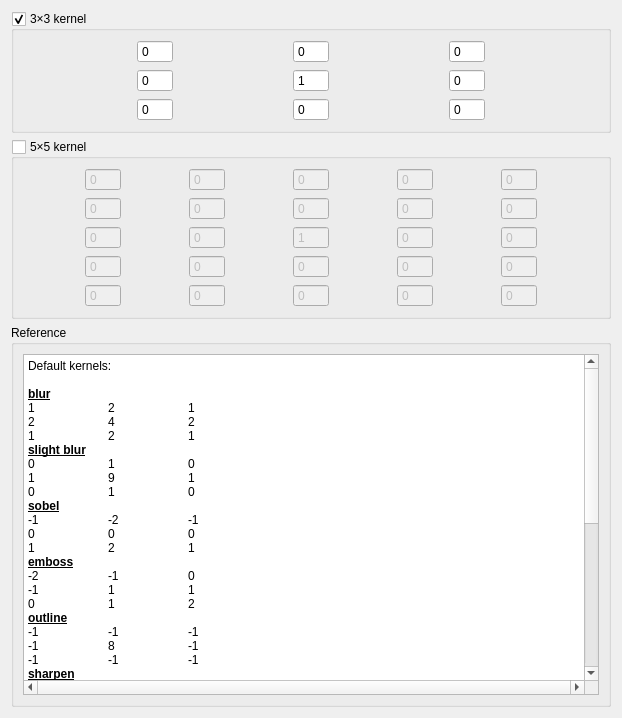
<?xml version="1.0" encoding="UTF-8"?>
<ui version="4.0">
 <class>AdvancedConv</class>
 <widget class="QWidget" name="AdvancedConv">
  <property name="geometry">
   <rect>
    <x>0</x>
    <y>0</y>
    <width>618</width>
    <height>718</height>
   </rect>
  </property>
  <property name="windowTitle">
   <string>Advanced Convolution</string>
  </property>
  <property name="windowIcon">
   <iconset resource="logo.qrc">
    <normaloff>:/menuIcon/data/sea-lion-1.png</normaloff>:/menuIcon/data/sea-lion-1.png</iconset>
  </property>
  <layout class="QGridLayout" name="gridLayout_4">
   <item row="0" column="0">
    <widget class="QGroupBox" name="groupBox_33">
     <property name="minimumSize">
      <size>
       <width>600</width>
       <height>0</height>
      </size>
     </property>
     <property name="title">
      <string>3×3 kernel</string>
     </property>
     <property name="checkable">
      <bool>true</bool>
     </property>
     <layout class="QGridLayout" name="gridLayout">
      <item row="0" column="0">
       <widget class="QSpinBox" name="spinBox_00_33">
        <property name="maximumSize">
         <size>
          <width>36</width>
          <height>16777215</height>
         </size>
        </property>
        <property name="buttonSymbols">
         <enum>QAbstractSpinBox::NoButtons</enum>
        </property>
        <property name="minimum">
         <number>-99</number>
        </property>
       </widget>
      </item>
      <item row="0" column="1">
       <widget class="QSpinBox" name="spinBox_01_33">
        <property name="maximumSize">
         <size>
          <width>36</width>
          <height>16777215</height>
         </size>
        </property>
        <property name="buttonSymbols">
         <enum>QAbstractSpinBox::NoButtons</enum>
        </property>
        <property name="minimum">
         <number>-99</number>
        </property>
       </widget>
      </item>
      <item row="0" column="2">
       <widget class="QSpinBox" name="spinBox_02_33">
        <property name="maximumSize">
         <size>
          <width>36</width>
          <height>16777215</height>
         </size>
        </property>
        <property name="buttonSymbols">
         <enum>QAbstractSpinBox::NoButtons</enum>
        </property>
        <property name="minimum">
         <number>-99</number>
        </property>
       </widget>
      </item>
      <item row="1" column="0">
       <widget class="QSpinBox" name="spinBox_10_33">
        <property name="maximumSize">
         <size>
          <width>36</width>
          <height>16777215</height>
         </size>
        </property>
        <property name="buttonSymbols">
         <enum>QAbstractSpinBox::NoButtons</enum>
        </property>
        <property name="minimum">
         <number>-99</number>
        </property>
       </widget>
      </item>
      <item row="1" column="1">
       <widget class="QSpinBox" name="spinBox_11_33">
        <property name="maximumSize">
         <size>
          <width>36</width>
          <height>16777215</height>
         </size>
        </property>
        <property name="buttonSymbols">
         <enum>QAbstractSpinBox::NoButtons</enum>
        </property>
        <property name="minimum">
         <number>-99</number>
        </property>
        <property name="value">
         <number>1</number>
        </property>
       </widget>
      </item>
      <item row="1" column="2">
       <widget class="QSpinBox" name="spinBox_12_33">
        <property name="maximumSize">
         <size>
          <width>36</width>
          <height>16777215</height>
         </size>
        </property>
        <property name="buttonSymbols">
         <enum>QAbstractSpinBox::NoButtons</enum>
        </property>
        <property name="minimum">
         <number>-99</number>
        </property>
       </widget>
      </item>
      <item row="2" column="0">
       <widget class="QSpinBox" name="spinBox_20_33">
        <property name="maximumSize">
         <size>
          <width>36</width>
          <height>16777215</height>
         </size>
        </property>
        <property name="buttonSymbols">
         <enum>QAbstractSpinBox::NoButtons</enum>
        </property>
        <property name="minimum">
         <number>-99</number>
        </property>
       </widget>
      </item>
      <item row="2" column="1">
       <widget class="QSpinBox" name="spinBox_21_33">
        <property name="maximumSize">
         <size>
          <width>36</width>
          <height>16777215</height>
         </size>
        </property>
        <property name="buttonSymbols">
         <enum>QAbstractSpinBox::NoButtons</enum>
        </property>
        <property name="minimum">
         <number>-99</number>
        </property>
       </widget>
      </item>
      <item row="2" column="2">
       <widget class="QSpinBox" name="spinBox_22_33">
        <property name="maximumSize">
         <size>
          <width>36</width>
          <height>16777215</height>
         </size>
        </property>
        <property name="buttonSymbols">
         <enum>QAbstractSpinBox::NoButtons</enum>
        </property>
        <property name="minimum">
         <number>-99</number>
        </property>
       </widget>
      </item>
     </layout>
    </widget>
   </item>
   <item row="1" column="0">
    <widget class="QGroupBox" name="groupBox_55">
     <property name="minimumSize">
      <size>
       <width>600</width>
       <height>0</height>
      </size>
     </property>
     <property name="title">
      <string>5×5 kernel</string>
     </property>
     <property name="checkable">
      <bool>true</bool>
     </property>
     <property name="checked">
      <bool>false</bool>
     </property>
     <layout class="QGridLayout" name="gridLayout_2">
      <item row="0" column="0">
       <widget class="QSpinBox" name="spinBox_00_55">
        <property name="maximumSize">
         <size>
          <width>36</width>
          <height>16777215</height>
         </size>
        </property>
        <property name="buttonSymbols">
         <enum>QAbstractSpinBox::NoButtons</enum>
        </property>
        <property name="minimum">
         <number>-99</number>
        </property>
       </widget>
      </item>
      <item row="0" column="1">
       <widget class="QSpinBox" name="spinBox_01_55">
        <property name="maximumSize">
         <size>
          <width>36</width>
          <height>16777215</height>
         </size>
        </property>
        <property name="buttonSymbols">
         <enum>QAbstractSpinBox::NoButtons</enum>
        </property>
        <property name="minimum">
         <number>-99</number>
        </property>
       </widget>
      </item>
      <item row="0" column="2">
       <widget class="QSpinBox" name="spinBox_02_55">
        <property name="maximumSize">
         <size>
          <width>36</width>
          <height>16777215</height>
         </size>
        </property>
        <property name="buttonSymbols">
         <enum>QAbstractSpinBox::NoButtons</enum>
        </property>
        <property name="minimum">
         <number>-99</number>
        </property>
       </widget>
      </item>
      <item row="0" column="3">
       <widget class="QSpinBox" name="spinBox_03_55">
        <property name="maximumSize">
         <size>
          <width>36</width>
          <height>16777215</height>
         </size>
        </property>
        <property name="buttonSymbols">
         <enum>QAbstractSpinBox::NoButtons</enum>
        </property>
        <property name="minimum">
         <number>-99</number>
        </property>
       </widget>
      </item>
      <item row="0" column="4">
       <widget class="QSpinBox" name="spinBox_04_55">
        <property name="maximumSize">
         <size>
          <width>36</width>
          <height>16777215</height>
         </size>
        </property>
        <property name="buttonSymbols">
         <enum>QAbstractSpinBox::NoButtons</enum>
        </property>
        <property name="minimum">
         <number>-99</number>
        </property>
       </widget>
      </item>
      <item row="1" column="0">
       <widget class="QSpinBox" name="spinBox_10_55">
        <property name="maximumSize">
         <size>
          <width>36</width>
          <height>16777215</height>
         </size>
        </property>
        <property name="buttonSymbols">
         <enum>QAbstractSpinBox::NoButtons</enum>
        </property>
        <property name="minimum">
         <number>-99</number>
        </property>
       </widget>
      </item>
      <item row="1" column="1">
       <widget class="QSpinBox" name="spinBox_11_55">
        <property name="maximumSize">
         <size>
          <width>36</width>
          <height>16777215</height>
         </size>
        </property>
        <property name="buttonSymbols">
         <enum>QAbstractSpinBox::NoButtons</enum>
        </property>
        <property name="minimum">
         <number>-99</number>
        </property>
       </widget>
      </item>
      <item row="1" column="2">
       <widget class="QSpinBox" name="spinBox_12_55">
        <property name="maximumSize">
         <size>
          <width>36</width>
          <height>16777215</height>
         </size>
        </property>
        <property name="buttonSymbols">
         <enum>QAbstractSpinBox::NoButtons</enum>
        </property>
        <property name="minimum">
         <number>-99</number>
        </property>
       </widget>
      </item>
      <item row="1" column="3">
       <widget class="QSpinBox" name="spinBox_13_55">
        <property name="maximumSize">
         <size>
          <width>36</width>
          <height>16777215</height>
         </size>
        </property>
        <property name="buttonSymbols">
         <enum>QAbstractSpinBox::NoButtons</enum>
        </property>
        <property name="minimum">
         <number>-99</number>
        </property>
       </widget>
      </item>
      <item row="1" column="4">
       <widget class="QSpinBox" name="spinBox_14_55">
        <property name="maximumSize">
         <size>
          <width>36</width>
          <height>16777215</height>
         </size>
        </property>
        <property name="buttonSymbols">
         <enum>QAbstractSpinBox::NoButtons</enum>
        </property>
        <property name="minimum">
         <number>-99</number>
        </property>
       </widget>
      </item>
      <item row="2" column="0">
       <widget class="QSpinBox" name="spinBox_20_55">
        <property name="maximumSize">
         <size>
          <width>36</width>
          <height>16777215</height>
         </size>
        </property>
        <property name="buttonSymbols">
         <enum>QAbstractSpinBox::NoButtons</enum>
        </property>
        <property name="minimum">
         <number>-99</number>
        </property>
       </widget>
      </item>
      <item row="2" column="1">
       <widget class="QSpinBox" name="spinBox_21_55">
        <property name="maximumSize">
         <size>
          <width>36</width>
          <height>16777215</height>
         </size>
        </property>
        <property name="buttonSymbols">
         <enum>QAbstractSpinBox::NoButtons</enum>
        </property>
        <property name="minimum">
         <number>-99</number>
        </property>
       </widget>
      </item>
      <item row="2" column="2">
       <widget class="QSpinBox" name="spinBox_22_55">
        <property name="maximumSize">
         <size>
          <width>36</width>
          <height>16777215</height>
         </size>
        </property>
        <property name="buttonSymbols">
         <enum>QAbstractSpinBox::NoButtons</enum>
        </property>
        <property name="minimum">
         <number>-99</number>
        </property>
        <property name="value">
         <number>1</number>
        </property>
       </widget>
      </item>
      <item row="2" column="3">
       <widget class="QSpinBox" name="spinBox_23_55">
        <property name="maximumSize">
         <size>
          <width>36</width>
          <height>16777215</height>
         </size>
        </property>
        <property name="buttonSymbols">
         <enum>QAbstractSpinBox::NoButtons</enum>
        </property>
        <property name="minimum">
         <number>-99</number>
        </property>
       </widget>
      </item>
      <item row="2" column="4">
       <widget class="QSpinBox" name="spinBox_24_55">
        <property name="maximumSize">
         <size>
          <width>36</width>
          <height>16777215</height>
         </size>
        </property>
        <property name="buttonSymbols">
         <enum>QAbstractSpinBox::NoButtons</enum>
        </property>
        <property name="minimum">
         <number>-99</number>
        </property>
       </widget>
      </item>
      <item row="3" column="0">
       <widget class="QSpinBox" name="spinBox_30_55">
        <property name="maximumSize">
         <size>
          <width>36</width>
          <height>16777215</height>
         </size>
        </property>
        <property name="buttonSymbols">
         <enum>QAbstractSpinBox::NoButtons</enum>
        </property>
        <property name="minimum">
         <number>-99</number>
        </property>
       </widget>
      </item>
      <item row="3" column="1">
       <widget class="QSpinBox" name="spinBox_31_55">
        <property name="maximumSize">
         <size>
          <width>36</width>
          <height>16777215</height>
         </size>
        </property>
        <property name="buttonSymbols">
         <enum>QAbstractSpinBox::NoButtons</enum>
        </property>
        <property name="minimum">
         <number>-99</number>
        </property>
       </widget>
      </item>
      <item row="3" column="2">
       <widget class="QSpinBox" name="spinBox_32_55">
        <property name="maximumSize">
         <size>
          <width>36</width>
          <height>16777215</height>
         </size>
        </property>
        <property name="buttonSymbols">
         <enum>QAbstractSpinBox::NoButtons</enum>
        </property>
        <property name="minimum">
         <number>-99</number>
        </property>
       </widget>
      </item>
      <item row="3" column="3">
       <widget class="QSpinBox" name="spinBox_33_55">
        <property name="maximumSize">
         <size>
          <width>36</width>
          <height>16777215</height>
         </size>
        </property>
        <property name="buttonSymbols">
         <enum>QAbstractSpinBox::NoButtons</enum>
        </property>
        <property name="minimum">
         <number>-99</number>
        </property>
       </widget>
      </item>
      <item row="3" column="4">
       <widget class="QSpinBox" name="spinBox_34_55">
        <property name="maximumSize">
         <size>
          <width>36</width>
          <height>16777215</height>
         </size>
        </property>
        <property name="buttonSymbols">
         <enum>QAbstractSpinBox::NoButtons</enum>
        </property>
        <property name="minimum">
         <number>-99</number>
        </property>
       </widget>
      </item>
      <item row="4" column="0">
       <widget class="QSpinBox" name="spinBox_40_55">
        <property name="maximumSize">
         <size>
          <width>36</width>
          <height>16777215</height>
         </size>
        </property>
        <property name="buttonSymbols">
         <enum>QAbstractSpinBox::NoButtons</enum>
        </property>
        <property name="minimum">
         <number>-99</number>
        </property>
       </widget>
      </item>
      <item row="4" column="1">
       <widget class="QSpinBox" name="spinBox_41_55">
        <property name="maximumSize">
         <size>
          <width>36</width>
          <height>16777215</height>
         </size>
        </property>
        <property name="buttonSymbols">
         <enum>QAbstractSpinBox::NoButtons</enum>
        </property>
        <property name="minimum">
         <number>-99</number>
        </property>
       </widget>
      </item>
      <item row="4" column="2">
       <widget class="QSpinBox" name="spinBox_42_55">
        <property name="maximumSize">
         <size>
          <width>36</width>
          <height>16777215</height>
         </size>
        </property>
        <property name="buttonSymbols">
         <enum>QAbstractSpinBox::NoButtons</enum>
        </property>
        <property name="minimum">
         <number>-99</number>
        </property>
       </widget>
      </item>
      <item row="4" column="3">
       <widget class="QSpinBox" name="spinBox_43_55">
        <property name="maximumSize">
         <size>
          <width>36</width>
          <height>16777215</height>
         </size>
        </property>
        <property name="buttonSymbols">
         <enum>QAbstractSpinBox::NoButtons</enum>
        </property>
        <property name="minimum">
         <number>-99</number>
        </property>
       </widget>
      </item>
      <item row="4" column="4">
       <widget class="QSpinBox" name="spinBox_44_55">
        <property name="maximumSize">
         <size>
          <width>36</width>
          <height>16777215</height>
         </size>
        </property>
        <property name="buttonSymbols">
         <enum>QAbstractSpinBox::NoButtons</enum>
        </property>
        <property name="minimum">
         <number>-99</number>
        </property>
       </widget>
      </item>
     </layout>
    </widget>
   </item>
   <item row="2" column="0">
    <widget class="QGroupBox" name="groupBox_3">
     <property name="minimumSize">
      <size>
       <width>600</width>
       <height>0</height>
      </size>
     </property>
     <property name="title">
      <string>Reference</string>
     </property>
     <layout class="QGridLayout" name="gridLayout_3">
      <item row="0" column="0">
       <widget class="QTextBrowser" name="textBrowser">
        <property name="verticalScrollBarPolicy">
         <enum>Qt::ScrollBarAsNeeded</enum>
        </property>
        <property name="horizontalScrollBarPolicy">
         <enum>Qt::ScrollBarAlwaysOn</enum>
        </property>
        <property name="sizeAdjustPolicy">
         <enum>QAbstractScrollArea::AdjustToContentsOnFirstShow</enum>
        </property>
        <property name="html">
         <string>&lt;!DOCTYPE HTML PUBLIC &quot;-//W3C//DTD HTML 4.0//EN&quot; &quot;http://www.w3.org/TR/REC-html40/strict.dtd&quot;&gt;
&lt;html&gt;&lt;head&gt;&lt;meta name=&quot;qrichtext&quot; content=&quot;1&quot; /&gt;&lt;style type=&quot;text/css&quot;&gt;
p, li { white-space: pre-wrap; }
&lt;/style&gt;&lt;/head&gt;&lt;body style=&quot; font-family:'MS Shell Dlg 2'; font-size:10.125pt; font-weight:400; font-style:normal;&quot;&gt;
&lt;p style=&quot; margin-top:0px; margin-bottom:0px; margin-left:0px; margin-right:0px; -qt-block-indent:0; text-indent:0px;&quot;&gt;&lt;span style=&quot; font-family:'SimSun'; font-size:9pt;&quot;&gt;Default kernels:&lt;/span&gt;&lt;/p&gt;
&lt;p style=&quot;-qt-paragraph-type:empty; margin-top:0px; margin-bottom:0px; margin-left:0px; margin-right:0px; -qt-block-indent:0; text-indent:0px; font-family:'SimSun'; font-size:9pt;&quot;&gt;&lt;br /&gt;&lt;/p&gt;
&lt;p style=&quot; margin-top:0px; margin-bottom:0px; margin-left:0px; margin-right:0px; -qt-block-indent:0; text-indent:0px;&quot;&gt;&lt;span style=&quot; font-family:'SimSun'; font-size:9pt; font-weight:600; text-decoration: underline;&quot;&gt;blur&lt;/span&gt;&lt;/p&gt;
&lt;p style=&quot; margin-top:0px; margin-bottom:0px; margin-left:0px; margin-right:0px; -qt-block-indent:0; text-indent:0px;&quot;&gt;&lt;span style=&quot; font-family:'SimSun'; font-size:9pt;&quot;&gt;1	2	1&lt;/span&gt;&lt;/p&gt;
&lt;p style=&quot; margin-top:0px; margin-bottom:0px; margin-left:0px; margin-right:0px; -qt-block-indent:0; text-indent:0px;&quot;&gt;&lt;span style=&quot; font-family:'SimSun'; font-size:9pt;&quot;&gt;2	4	2&lt;/span&gt;&lt;/p&gt;
&lt;p style=&quot; margin-top:0px; margin-bottom:0px; margin-left:0px; margin-right:0px; -qt-block-indent:0; text-indent:0px;&quot;&gt;&lt;span style=&quot; font-family:'SimSun'; font-size:9pt;&quot;&gt;1	2	1&lt;/span&gt;&lt;/p&gt;
&lt;p style=&quot; margin-top:0px; margin-bottom:0px; margin-left:0px; margin-right:0px; -qt-block-indent:0; text-indent:0px;&quot;&gt;&lt;span style=&quot; font-family:'SimSun'; font-size:9pt; font-weight:600; text-decoration: underline;&quot;&gt;slight blur&lt;/span&gt;&lt;/p&gt;
&lt;p style=&quot; margin-top:0px; margin-bottom:0px; margin-left:0px; margin-right:0px; -qt-block-indent:0; text-indent:0px;&quot;&gt;&lt;span style=&quot; font-family:'SimSun'; font-size:9pt;&quot;&gt;0	1	0&lt;/span&gt;&lt;/p&gt;
&lt;p style=&quot; margin-top:0px; margin-bottom:0px; margin-left:0px; margin-right:0px; -qt-block-indent:0; text-indent:0px;&quot;&gt;&lt;span style=&quot; font-family:'SimSun'; font-size:9pt;&quot;&gt;1	9	1&lt;/span&gt;&lt;/p&gt;
&lt;p style=&quot; margin-top:0px; margin-bottom:0px; margin-left:0px; margin-right:0px; -qt-block-indent:0; text-indent:0px;&quot;&gt;&lt;span style=&quot; font-family:'SimSun'; font-size:9pt;&quot;&gt;0	1	0&lt;/span&gt;&lt;/p&gt;
&lt;p style=&quot; margin-top:0px; margin-bottom:0px; margin-left:0px; margin-right:0px; -qt-block-indent:0; text-indent:0px;&quot;&gt;&lt;span style=&quot; font-family:'SimSun'; font-size:9pt; font-weight:600; text-decoration: underline;&quot;&gt;sobel&lt;/span&gt;&lt;/p&gt;
&lt;p style=&quot; margin-top:0px; margin-bottom:0px; margin-left:0px; margin-right:0px; -qt-block-indent:0; text-indent:0px;&quot;&gt;&lt;span style=&quot; font-family:'SimSun'; font-size:9pt;&quot;&gt;-1	-2	-1&lt;/span&gt;&lt;/p&gt;
&lt;p style=&quot; margin-top:0px; margin-bottom:0px; margin-left:0px; margin-right:0px; -qt-block-indent:0; text-indent:0px;&quot;&gt;&lt;span style=&quot; font-family:'SimSun'; font-size:9pt;&quot;&gt;0	0	0&lt;/span&gt;&lt;/p&gt;
&lt;p style=&quot; margin-top:0px; margin-bottom:0px; margin-left:0px; margin-right:0px; -qt-block-indent:0; text-indent:0px;&quot;&gt;&lt;span style=&quot; font-family:'SimSun'; font-size:9pt;&quot;&gt;1	2	1&lt;/span&gt;&lt;/p&gt;
&lt;p style=&quot; margin-top:0px; margin-bottom:0px; margin-left:0px; margin-right:0px; -qt-block-indent:0; text-indent:0px;&quot;&gt;&lt;span style=&quot; font-family:'SimSun'; font-size:9pt; font-weight:600; text-decoration: underline;&quot;&gt;emboss&lt;/span&gt;&lt;/p&gt;
&lt;p style=&quot; margin-top:0px; margin-bottom:0px; margin-left:0px; margin-right:0px; -qt-block-indent:0; text-indent:0px;&quot;&gt;&lt;span style=&quot; font-family:'SimSun'; font-size:9pt;&quot;&gt;-2	-1	0&lt;/span&gt;&lt;/p&gt;
&lt;p style=&quot; margin-top:0px; margin-bottom:0px; margin-left:0px; margin-right:0px; -qt-block-indent:0; text-indent:0px;&quot;&gt;&lt;span style=&quot; font-family:'SimSun'; font-size:9pt;&quot;&gt;-1	1	1&lt;/span&gt;&lt;/p&gt;
&lt;p style=&quot; margin-top:0px; margin-bottom:0px; margin-left:0px; margin-right:0px; -qt-block-indent:0; text-indent:0px;&quot;&gt;&lt;span style=&quot; font-family:'SimSun'; font-size:9pt;&quot;&gt;0	1	2&lt;/span&gt;&lt;/p&gt;
&lt;p style=&quot; margin-top:0px; margin-bottom:0px; margin-left:0px; margin-right:0px; -qt-block-indent:0; text-indent:0px;&quot;&gt;&lt;span style=&quot; font-family:'SimSun'; font-size:9pt; font-weight:600; text-decoration: underline;&quot;&gt;outline&lt;/span&gt;&lt;/p&gt;
&lt;p style=&quot; margin-top:0px; margin-bottom:0px; margin-left:0px; margin-right:0px; -qt-block-indent:0; text-indent:0px;&quot;&gt;&lt;span style=&quot; font-family:'SimSun'; font-size:9pt;&quot;&gt;-1	-1	-1&lt;/span&gt;&lt;/p&gt;
&lt;p style=&quot; margin-top:0px; margin-bottom:0px; margin-left:0px; margin-right:0px; -qt-block-indent:0; text-indent:0px;&quot;&gt;&lt;span style=&quot; font-family:'SimSun'; font-size:9pt;&quot;&gt;-1	8	-1&lt;/span&gt;&lt;/p&gt;
&lt;p style=&quot; margin-top:0px; margin-bottom:0px; margin-left:0px; margin-right:0px; -qt-block-indent:0; text-indent:0px;&quot;&gt;&lt;span style=&quot; font-family:'SimSun'; font-size:9pt;&quot;&gt;-1	-1	-1&lt;/span&gt;&lt;/p&gt;
&lt;p style=&quot; margin-top:0px; margin-bottom:0px; margin-left:0px; margin-right:0px; -qt-block-indent:0; text-indent:0px;&quot;&gt;&lt;span style=&quot; font-family:'SimSun'; font-size:9pt; font-weight:600; text-decoration: underline;&quot;&gt;sharpen&lt;/span&gt;&lt;/p&gt;
&lt;p style=&quot; margin-top:0px; margin-bottom:0px; margin-left:0px; margin-right:0px; -qt-block-indent:0; text-indent:0px;&quot;&gt;&lt;span style=&quot; font-family:'SimSun'; font-size:9pt;&quot;&gt;0	-1	0&lt;/span&gt;&lt;/p&gt;
&lt;p style=&quot; margin-top:0px; margin-bottom:0px; margin-left:0px; margin-right:0px; -qt-block-indent:0; text-indent:0px;&quot;&gt;&lt;span style=&quot; font-family:'SimSun'; font-size:9pt;&quot;&gt;-1	5	-1&lt;/span&gt;&lt;/p&gt;
&lt;p style=&quot; margin-top:0px; margin-bottom:0px; margin-left:0px; margin-right:0px; -qt-block-indent:0; text-indent:0px;&quot;&gt;&lt;span style=&quot; font-family:'SimSun'; font-size:9pt;&quot;&gt;0	-1	0&lt;/span&gt;&lt;/p&gt;
&lt;p style=&quot; margin-top:0px; margin-bottom:0px; margin-left:0px; margin-right:0px; -qt-block-indent:0; text-indent:0px;&quot;&gt;&lt;span style=&quot; font-family:'SimSun'; font-size:9pt; font-weight:600; text-decoration: underline;&quot;&gt;laplacian&lt;/span&gt;&lt;/p&gt;
&lt;p style=&quot; margin-top:0px; margin-bottom:0px; margin-left:0px; margin-right:0px; -qt-block-indent:0; text-indent:0px;&quot;&gt;&lt;span style=&quot; font-family:'SimSun'; font-size:9pt;&quot;&gt;0	1	0&lt;/span&gt;&lt;/p&gt;
&lt;p style=&quot; margin-top:0px; margin-bottom:0px; margin-left:0px; margin-right:0px; -qt-block-indent:0; text-indent:0px;&quot;&gt;&lt;span style=&quot; font-family:'SimSun'; font-size:9pt;&quot;&gt;1	-4	1&lt;/span&gt;&lt;/p&gt;
&lt;p style=&quot; margin-top:0px; margin-bottom:0px; margin-left:0px; margin-right:0px; -qt-block-indent:0; text-indent:0px;&quot;&gt;&lt;span style=&quot; font-family:'SimSun'; font-size:9pt;&quot;&gt;0	1	0&lt;/span&gt;&lt;/p&gt;
&lt;p style=&quot; margin-top:0px; margin-bottom:0px; margin-left:0px; margin-right:0px; -qt-block-indent:0; text-indent:0px;&quot;&gt;&lt;span style=&quot; font-family:'SimSun'; font-size:9pt; font-weight:600; text-decoration: underline;&quot;&gt;kernel_sharpen_1&lt;/span&gt;&lt;/p&gt;
&lt;p style=&quot; margin-top:0px; margin-bottom:0px; margin-left:0px; margin-right:0px; -qt-block-indent:0; text-indent:0px;&quot;&gt;&lt;span style=&quot; font-family:'SimSun'; font-size:9pt;&quot;&gt;-1	-1	-1&lt;/span&gt;&lt;/p&gt;
&lt;p style=&quot; margin-top:0px; margin-bottom:0px; margin-left:0px; margin-right:0px; -qt-block-indent:0; text-indent:0px;&quot;&gt;&lt;span style=&quot; font-family:'SimSun'; font-size:9pt;&quot;&gt;-1	9	-1&lt;/span&gt;&lt;/p&gt;
&lt;p style=&quot; margin-top:0px; margin-bottom:0px; margin-left:0px; margin-right:0px; -qt-block-indent:0; text-indent:0px;&quot;&gt;&lt;span style=&quot; font-family:'SimSun'; font-size:9pt;&quot;&gt;-1	-1	-1&lt;/span&gt;&lt;/p&gt;
&lt;p style=&quot; margin-top:0px; margin-bottom:0px; margin-left:0px; margin-right:0px; -qt-block-indent:0; text-indent:0px;&quot;&gt;&lt;span style=&quot; font-family:'SimSun'; font-size:9pt; font-weight:600; text-decoration: underline;&quot;&gt;kernel_sharpen_2&lt;/span&gt;&lt;/p&gt;
&lt;p style=&quot; margin-top:0px; margin-bottom:0px; margin-left:0px; margin-right:0px; -qt-block-indent:0; text-indent:0px;&quot;&gt;&lt;span style=&quot; font-family:'SimSun'; font-size:9pt;&quot;&gt;1	1	1&lt;/span&gt;&lt;/p&gt;
&lt;p style=&quot; margin-top:0px; margin-bottom:0px; margin-left:0px; margin-right:0px; -qt-block-indent:0; text-indent:0px;&quot;&gt;&lt;span style=&quot; font-family:'SimSun'; font-size:9pt;&quot;&gt;1	-7	1&lt;/span&gt;&lt;/p&gt;
&lt;p style=&quot; margin-top:0px; margin-bottom:0px; margin-left:0px; margin-right:0px; -qt-block-indent:0; text-indent:0px;&quot;&gt;&lt;span style=&quot; font-family:'SimSun'; font-size:9pt;&quot;&gt;1	1	1&lt;/span&gt;&lt;/p&gt;
&lt;p style=&quot; margin-top:0px; margin-bottom:0px; margin-left:0px; margin-right:0px; -qt-block-indent:0; text-indent:0px;&quot;&gt;&lt;span style=&quot; font-family:'SimSun'; font-size:9pt; font-weight:600; text-decoration: underline;&quot;&gt;kernel_sharpen_3&lt;/span&gt;&lt;/p&gt;
&lt;p style=&quot; margin-top:0px; margin-bottom:0px; margin-left:0px; margin-right:0px; -qt-block-indent:0; text-indent:0px;&quot;&gt;&lt;span style=&quot; font-family:'SimSun'; font-size:9pt;&quot;&gt;-1  -1  -1  -1  -1&lt;/span&gt;&lt;/p&gt;
&lt;p style=&quot; margin-top:0px; margin-bottom:0px; margin-left:0px; margin-right:0px; -qt-block-indent:0; text-indent:0px;&quot;&gt;&lt;span style=&quot; font-family:'SimSun'; font-size:9pt;&quot;&gt;-1   2   2   2  -1&lt;/span&gt;&lt;/p&gt;
&lt;p style=&quot; margin-top:0px; margin-bottom:0px; margin-left:0px; margin-right:0px; -qt-block-indent:0; text-indent:0px;&quot;&gt;&lt;span style=&quot; font-family:'SimSun'; font-size:9pt;&quot;&gt;-1   2   8   2  -1&lt;/span&gt;&lt;/p&gt;
&lt;p style=&quot; margin-top:0px; margin-bottom:0px; margin-left:0px; margin-right:0px; -qt-block-indent:0; text-indent:0px;&quot;&gt;&lt;span style=&quot; font-family:'SimSun'; font-size:9pt;&quot;&gt;-1   2   2   2  -1&lt;/span&gt;&lt;/p&gt;
&lt;p style=&quot; margin-top:0px; margin-bottom:0px; margin-left:0px; margin-right:0px; -qt-block-indent:0; text-indent:0px;&quot;&gt;&lt;span style=&quot; font-family:'SimSun'; font-size:9pt;&quot;&gt;-1  -1  -1  -1  -1&lt;/span&gt;&lt;/p&gt;&lt;/body&gt;&lt;/html&gt;</string>
        </property>
       </widget>
      </item>
     </layout>
    </widget>
   </item>
  </layout>
 </widget>
 <resources>
  <include location="logo.qrc"/>
 </resources>
 <connections/>
</ui>
